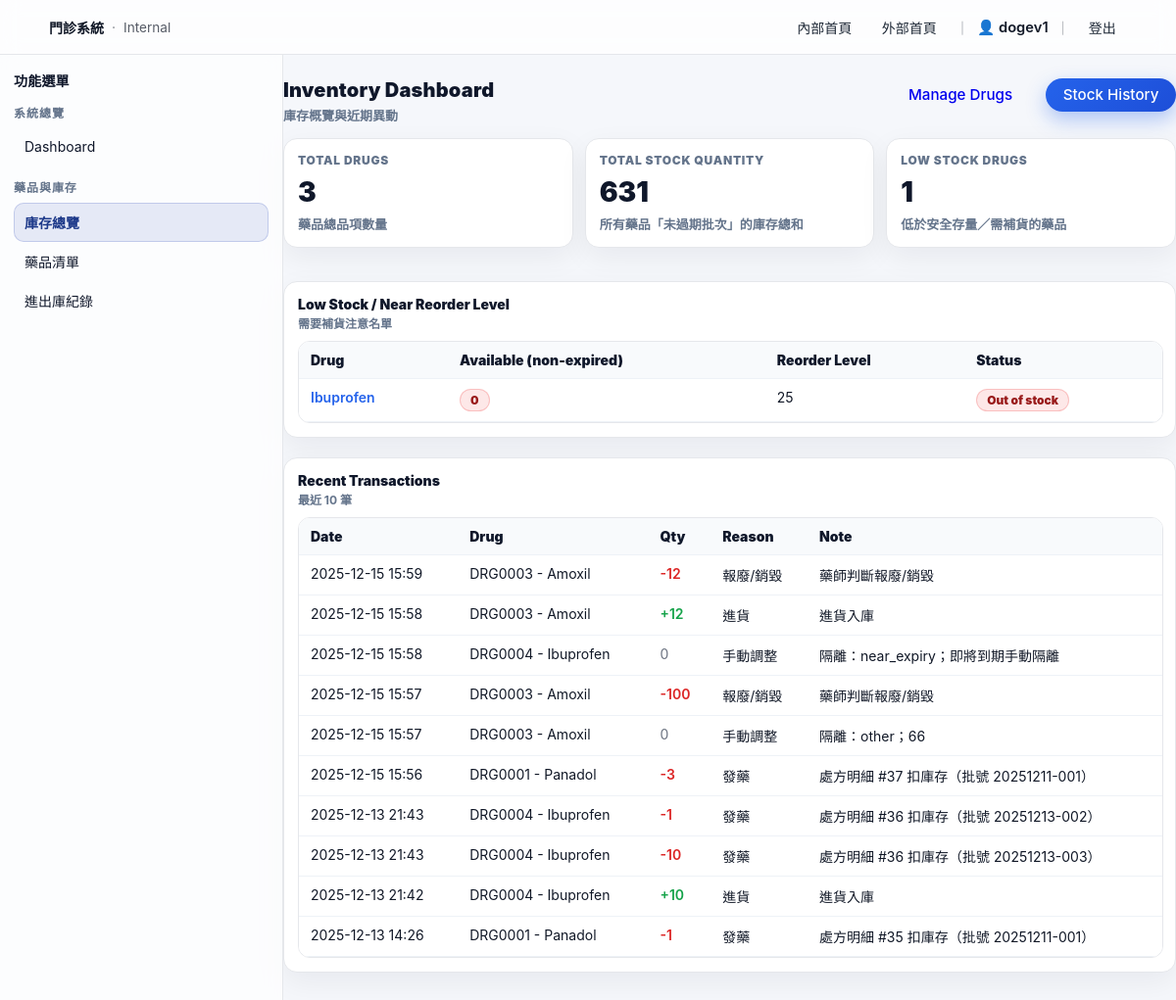
Screenshot of /inventory/ (signed in) with the database file from the repository.
### inventory/models.py (models this page shows, shortened)
class Drug(models.Model):
    code = models.CharField("藥品代碼", max_length=50, unique=True)
    name = models.CharField("藥品名稱", max_length=100)
    generic_name = models.CharField("學名 / 成分", max_length=100, blank=True)
    form = models.CharField("劑型", max_length=50, blank=True)
    strength = models.CharField("規格", max_length=50, blank=True)
    unit = models.CharField("單位", max_length=20, default="顆")
    stock_quantity = models.PositiveIntegerField("目前庫存量", default=0)
    reorder_level = models.PositiveIntegerField("安全存量", default=0)
    is_active = models.BooleanField("是否啟用", default=True)
    created_at = models.DateTimeField(auto_now_add=True)
    updated_at = models.DateTimeField(auto_now=True)
    unit_price = models.DecimalField("單價", max_digits=10, decimal_places=2, default=0)
    class Meta:
        verbose_name = "藥品"
        verbose_name_plural = "藥品"
    @property
    def non_expired_quantity(self):
        today = timezone.localdate()
        return (
            self.batches.filter(
                expiry_date__gte=today,
                quantity__gt=0,
                status=StockBatch.STATUS_NORMAL,
            ).aggregate(total=models.Sum("quantity"))["total"]
            or 0
        )
    def __str__(self):
        return f"{self.code} - {self.name}"

class StockTransaction(models.Model):
    REASON_CHOICES = [
        ("purchase", "進貨"),
        ("dispense", "發藥"),
        ("return", "退藥"),
        ("adjust", "手動調整"),
        ("destroy", "報廢/銷毀"),
    ]
    drug = models.ForeignKey(Drug, on_delete=models.CASCADE, related_name="transactions", verbose_name="藥品")
    batch = models.ForeignKey(
        "inventory.StockBatch",
        on_delete=models.SET_NULL,
        null=True,
        blank=True,
        related_name="transactions",
        verbose_name="批次",
    )
    change = models.IntegerField("異動數量")
    reason = models.CharField("原因", max_length=20, choices=REASON_CHOICES)
    note = models.CharField("備註", max_length=200, blank=True)
    prescription = models.ForeignKey(
        "prescriptions.Prescription",
        on_delete=models.SET_NULL,
        null=True,
        blank=True,
        related_name="stock_transactions",
        verbose_name="相關處方",
    )
    operator = models.ForeignKey(
        settings.AUTH_USER_MODEL,
        on_delete=models.SET_NULL,
        null=True,
        blank=True,
        related_name="stock_operations",
        verbose_name="操作人員",
    )
    created_at = models.DateTimeField(auto_now_add=True)
    class Meta:
        verbose_name = "庫存異動"
        verbose_name_plural = "庫存異動"

### inventory/views.py (the view)
# urls.py: path("", views.dashboard, name="dashboard"),
@group_required("PHARMACY")
def dashboard(request):
    drugs = Drug.objects.filter(is_active=True).order_by("name")
    total_drugs = drugs.count()
    total_stock_quantity = drugs.aggregate(
        total=Sum("stock_quantity")
    )["total"] or 0
    low_stock_drugs = drugs.filter(
        stock_quantity__lte=F("reorder_level"),
    )
    low_stock_count = low_stock_drugs.count()
    recent_transactions = (
        StockTransaction.objects
        .select_related("drug")
        .order_by("-created_at")[:10]
    )
    return render(request, "inventory/dashboard.html", {
        "total_drugs": total_drugs,
        "total_stock_quantity": total_stock_quantity,
        "low_stock_count": low_stock_count,
        "low_stock_drugs": low_stock_drugs,
        "recent_transactions": recent_transactions,
    })

### common/utils.py (called while the page is built)
def group_required(group_name):
    def decorator(view_func):
        decorated_view_func = user_passes_test(
            lambda u: u.is_authenticated and u.groups.filter(name=group_name).exists()
        )(view_func)
        return decorated_view_func
    return decorator

### templates/inventory/dashboard.html (shortened to what this page needs)
{% extends "base.html" %}
{% block sidebar %}
  <div class="app-side-title">功能選單</div>
  <div class="app-side-group">系統總覽</div>
  <a class="app-side-link" href="{% url 'public:home' %}">Dashboard</a>
  <div class="app-side-group">藥品與庫存</div>
  <a class="app-side-link is-active" href="{% url 'inventory:dashboard' %}">庫存總覽</a>
  <a class="app-side-link" href="{% url 'inventory:drug_list' %}">藥品清單</a>
  <a class="app-side-link" href="{% url 'inventory:stock_history' %}">進出庫紀錄</a>
{% endblock %}
{% block content %}
<div class="app-toolbar">
  <div>
    <div class="app-h1">Inventory Dashboard</div>
    <div class="app-subtitle">庫存概覽與近期異動</div>
  </div>
  <div class="app-toolbar-actions">
    <a class="app-btn app-btn-secondary" href="{% url 'inventory:drug_list' %}">Manage Drugs</a>
    <a class="app-btn app-btn-primary" href="{% url 'inventory:stock_history' %}">Stock History</a>
  </div>
</div>
<div class="app-grid app-grid-3">
  <div class="app-card app-kpi">
    <div class="app-kpi-label">Total Drugs</div>
    <div class="app-kpi-value">{{ total_drugs|default:0 }}</div>
    <div class="app-kpi-note">藥品總品項數量</div>
  </div>
  <div class="app-card app-kpi">
    <div class="app-kpi-label">Total Stock Quantity</div>
    <div class="app-kpi-value">{{ total_stock_quantity|default:0 }}</div>
    <div class="app-kpi-note">所有藥品「未過期批次」的庫存總和</div>
  </div>
  <div class="app-card app-kpi">
    <div class="app-kpi-label">Low Stock Drugs</div>
    <div class="app-kpi-value">{{ low_stock_count|default:0 }}</div>
    <div class="app-kpi-note">低於安全存量／需補貨的藥品</div>
  </div>
</div>
<section class="app-card app-section" style="margin-top:14px;">
  <div class="app-section-head">
    <div>
      <div class="app-section-title">Low Stock / Near Reorder Level</div>
      <div class="app-section-help">需要補貨注意名單</div>
    </div>
  </div>
  {% if low_stock_drugs %}
    <div class="app-table-wrap">
      <table class="app-table">
        <thead>
          <tr>
            <th>Drug</th>
            <th>Available (non-expired)</th>
            <th>Reorder Level</th>
            <th>Status</th>
          </tr>
        </thead>
        <tbody>
          {% for d in low_stock_drugs %}
            <tr>
              <td>
                <a class="app-link"
                   href="{% url 'inventory:stock_history' %}?drug={{ d.id }}">
                  {{ d.name }}
                </a>
              </td>
              <td>
                {% if d.non_expired_quantity <= 0 %}
                  <span class="app-badge app-badge-out">0</span>
                {% else %}
                  {{ d.non_expired_quantity }}
                {% endif %}
              </td>
              <td>{{ d.reorder_level }}</td>
              <td>
                {% if d.non_expired_quantity <= 0 %}
                  <span class="app-badge app-badge-out">Out of stock</span>
                {% else %}
                  <span class="app-badge app-badge-warn">Low stock</span>
                {% endif %}
              </td>
            </tr>
          {% endfor %}
        </tbody>
      </table>
    </div>
  {% else %}
    <div class="app-muted">No low-stock drugs right now.</div>
  {% endif %}
</section>
<section class="app-card app-section">
  <div class="app-section-head">
    <div>
      <div class="app-section-title">Recent Transactions</div>
      <div class="app-section-help">最近 10 筆</div>
    </div>
  </div>
  {% if recent_transactions %}
    <div class="app-table-wrap">
      <table class="app-table">
        <thead>
          <tr>
            <th>Date</th>
            <th>Drug</th>
            <th>Qty</th>
            <th>Reason</th>
            <th>Note</th>
          </tr>
        </thead>
        <tbody>
          {% for tx in recent_transactions %}
            <tr>
              <td>{{ tx.created_at|date:"Y-m-d H:i" }}</td>
              <td>{{ tx.drug }}</td>
              <td>
                {% if tx.change > 0 %}
                  <span style="color:#16a34a; font-weight:600;">+{{ tx.change }}</span>
                {% elif tx.change < 0 %}
                  <span style="color:#dc2626; font-weight:600;">{{ tx.change }}</span>
                {% else %}
                  <span style="color:#6b7280;">0</span>
                {% endif %}
              </td>
              <td>{{ tx.get_reason_display }}</td>
              <td>{{ tx.note }}</td>
            </tr>
          {% endfor %}
        </tbody>
      </table>
    </div>
  {% else %}
    <div class="app-muted">No transactions yet.</div>
  {% endif %}
</section>
{% endblock %}

### templates/base.html (shortened to what this page needs)
<!DOCTYPE html>
{% load static %}
<html lang="zh-Hant">
<head>
  <link rel="stylesheet" href="{% static 'css/app.css' %}">
  <link rel="stylesheet" href="{% static 'css/hospital_theme.css' %}">
</head>
<body>
  <header class="app-topbar">
    <div class="app-topbar-inner">
      <div class="app-brand">
        <a class="app-brand-link" href="{% url 'index' %}">門診系統</a>
        <span class="app-brand-dot">·</span>
        <span class="app-brand-sub">Internal</span>
      </div>
      <nav class="app-nav">
        <a class="app-nav-link" href="{% url 'index' %}">內部首頁</a>
        <a class="app-nav-link" href="{% url 'public:home' %}">外部首頁</a>
        {% if user.is_authenticated %}
          <span class="app-nav-sep">｜</span>
          <span class="app-user">👤 {{ user.username }}</span>
          <span class="app-nav-sep">｜</span>
          <a class="app-nav-link" href="{% url 'logout' %}">登出</a>
        {% else %}
          <span class="app-nav-sep">｜</span>
          <a class="app-nav-link" href="{% url 'login' %}">登入</a>
        {% endif %}
      </nav>
    </div>
  </header>
  <div class="app-shell">
    <aside class="app-sidebar" aria-label="功能選單">
      {% block sidebar %}{% endblock %}
    </aside>
    <main class="app-main">
      <div class="app-page">
        {% block content %}{% endblock %}
      </div>
    </main>
  </div>
</body>
</html>

### static/css/hospital_theme.css (style rules this page uses)
:root { --bg: #f5f7fb; --text: #111827; --muted: #6b7280; --border: #e5e7eb; --border-soft: #eef2f7; --surface: #ffffff; --surface-soft: #f9fafb; --primary: #2563eb; --primary-700: #1d4ed8; --danger: #dc2626; --success: #16a34a; --warning: #d97706; }
body { background-color: var(--bg); font-family: -apple-system, BlinkMacSystemFont, "Segoe UI", "Noto Sans TC", "Microsoft JhengHei", system-ui, sans-serif; font-size: 14px; color: var(--text); }
.app-link { color:#2563eb; text-decoration:none; font-weight:600; }

### rows the page displays
Drug: name "Ibuprofen", shows "0", reorder_level "25", shows "Out of stock"
StockTransaction: created_at "2025-12-15 15:59", drug "DRG0003 - Amoxil", change "-12", reason "報廢/銷毀", note "藥師判斷報廢/銷毀"
StockTransaction: created_at "2025-12-15 15:58", drug "DRG0003 - Amoxil", change "12", reason "進貨", note "進貨入庫"
StockTransaction: created_at "2025-12-15 15:58", drug "DRG0004 - Ibuprofen", change "0", reason "手動調整", note "隔離：near_expiry；即將到期手動隔離"
StockTransaction: created_at "2025-12-15 15:57", drug "DRG0003 - Amoxil", change "-100", reason "報廢/銷毀", note "藥師判斷報廢/銷毀"
StockTransaction: created_at "2025-12-15 15:57", drug "DRG0003 - Amoxil", change "0", reason "手動調整", note "隔離：other；66"
StockTransaction: created_at "2025-12-15 15:56", drug "DRG0001 - Panadol", change "-3", reason "發藥", note "處方明細 #37 扣庫存（批號 20251211-001）"
StockTransaction: created_at "2025-12-13 21:43", drug "DRG0004 - Ibuprofen", change "-1", reason "發藥", note "處方明細 #36 扣庫存（批號 20251213-002）"
StockTransaction: created_at "2025-12-13 21:43", drug "DRG0004 - Ibuprofen", change "-10", reason "發藥", note "處方明細 #36 扣庫存（批號 20251213-003）"
StockTransaction: created_at "2025-12-13 21:42", drug "DRG0004 - Ibuprofen", change "10", reason "進貨", note "進貨入庫"
StockTransaction: created_at "2025-12-13 14:26", drug "DRG0001 - Panadol", change "-1", reason "發藥", note "處方明細 #35 扣庫存（批號 20251211-001）"

### other values shown
{{ user.username }} "dogev1"
{{ total_drugs|default:0 }} "3"
{{ total_stock_quantity|default:0 }} "631"
{{ low_stock_count|default:0 }} "1"
